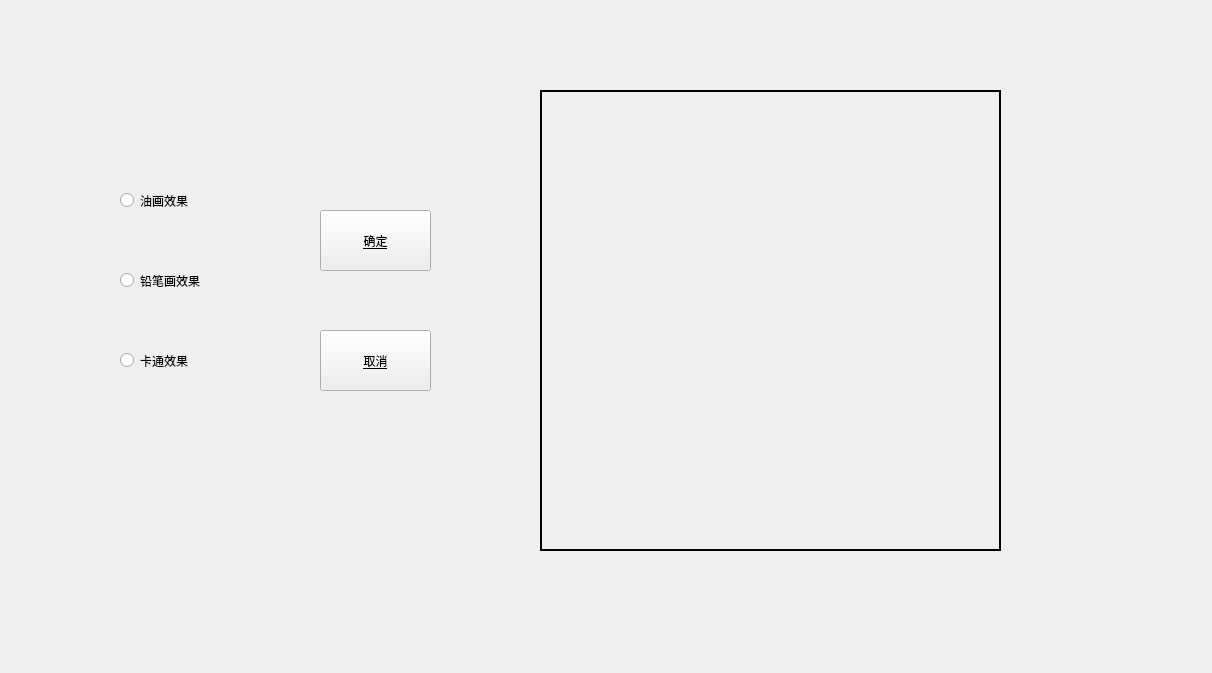
<?xml version="1.0" encoding="UTF-8"?>
<ui version="4.0">
 <class>CuteClassClass</class>
 <widget class="QWidget" name="CuteClassClass">
  <property name="geometry">
   <rect>
    <x>0</x>
    <y>0</y>
    <width>1212</width>
    <height>673</height>
   </rect>
  </property>
  <property name="windowTitle">
   <string>CuteClass</string>
  </property>
  <widget class="QLabel" name="label_showProcessImage">
   <property name="geometry">
    <rect>
     <x>540</x>
     <y>90</y>
     <width>461</width>
     <height>461</height>
    </rect>
   </property>
   <property name="frameShape">
    <enum>QFrame::Box</enum>
   </property>
   <property name="lineWidth">
    <number>2</number>
   </property>
   <property name="text">
    <string/>
   </property>
  </widget>
  <widget class="QRadioButton" name="YHradioButton">
   <property name="geometry">
    <rect>
     <x>120</x>
     <y>180</y>
     <width>101</width>
     <height>41</height>
    </rect>
   </property>
   <property name="text">
    <string>油画效果</string>
   </property>
  </widget>
  <widget class="QRadioButton" name="QBradioButton">
   <property name="geometry">
    <rect>
     <x>120</x>
     <y>260</y>
     <width>101</width>
     <height>41</height>
    </rect>
   </property>
   <property name="text">
    <string>铅笔画效果</string>
   </property>
  </widget>
  <widget class="QRadioButton" name="KTradioButton">
   <property name="geometry">
    <rect>
     <x>120</x>
     <y>340</y>
     <width>101</width>
     <height>41</height>
    </rect>
   </property>
   <property name="text">
    <string>卡通效果</string>
   </property>
  </widget>
  <widget class="QPushButton" name="enterpushButton">
   <property name="geometry">
    <rect>
     <x>320</x>
     <y>210</y>
     <width>111</width>
     <height>61</height>
    </rect>
   </property>
   <property name="styleSheet">
    <string notr="true">font: 9pt &quot;Adobe Arabic&quot;;
text-decoration: underline;</string>
   </property>
   <property name="text">
    <string>确定</string>
   </property>
  </widget>
  <widget class="QPushButton" name="cancelpushButton">
   <property name="geometry">
    <rect>
     <x>320</x>
     <y>330</y>
     <width>111</width>
     <height>61</height>
    </rect>
   </property>
   <property name="styleSheet">
    <string notr="true">font: 9pt &quot;Adobe Arabic&quot;;
text-decoration: underline;</string>
   </property>
   <property name="text">
    <string>取消</string>
   </property>
  </widget>
 </widget>
 <layoutdefault spacing="6" margin="11"/>
 <resources/>
 <connections/>
</ui>
